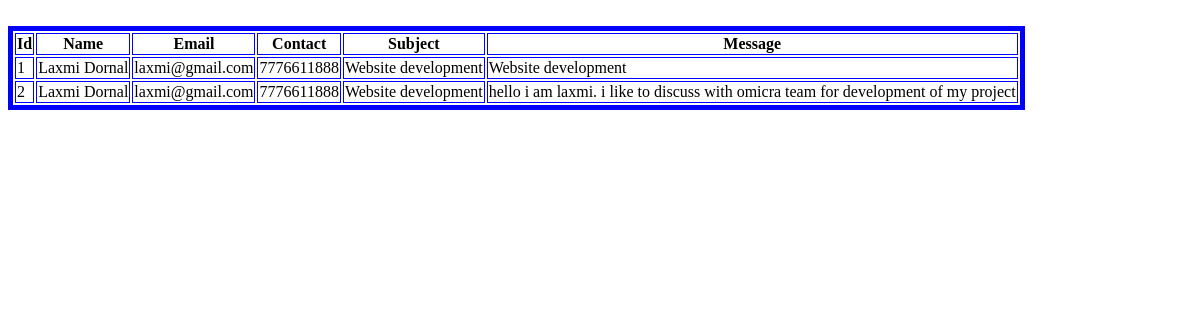
Page /Admin/contact.php on the committed database.
### tables this page shows
CREATE TABLE `contact_forms` (
  `c_id` int(9) NOT NULL,
  `c_name` varchar(255) NOT NULL,
  `c_email` varchar(255) NOT NULL,
  `c_contact` bigint(15) NOT NULL,
  `c_subject` varchar(255) NOT NULL,
  `c_message` varchar(255) NOT NULL
);

### Admin/contact.php (the view, shortened to what this page needs)
<?php
 $con=mysqli_connect("localhost","root","","startup");
 $sql = "SELECT * FROM contact_forms";
 $result = mysqli_query($con, $sql);
 ?>
 <!DOCTYPE html>
 <html>
      <head>
      </head>
      <body id="banner">
           <br />
           <table class="table">
              <tr>
                <th>Id</th>
                <th>Name</th>
                <th>Email</th>
                <th>Contact</th>
				<th>Subject</th>
                <th>Message</th>
             </tr>
                          <?php
                          if(mysqli_num_rows($result) > 0)
                          {
                               while($row = mysqli_fetch_array($result))
                               {
                          ?>
                          <tr>
                               <td><?php echo $row["c_id"];?></td>
                               <td><?php echo $row["c_name"]; ?></td>
							   <td><?php echo $row["c_email"];?></td>
                               <td><?php echo $row["c_contact"]; ?></td>
                               <td><?php echo $row["c_subject"];?></td>
                               <td><?php echo $row["c_message"]; ?></td>
                          </tr>
                          <?php
                               }
                          }
                          ?>
                     </table>
      </body>
 </html>

### Admin/contact.php (style rules this page uses)
#banner { background-image: url('select.jfif'); background-size: cover; background-position: center; background-size: 100% 100%; height: 100vh; }
table { border-style:solid; border-width:5px; border-color:blue; }
th { border-style:solid; border-width:1px; border-color:blue; background-color: white; }
td { border-style:solid; border-width:1px; border-color:blue; background-color: white; }

### rows in the picture
contact_forms: c_id "1", c_name "Laxmi Dornal", c_email "laxmi@gmail.com", c_contact "7776611888", c_subject "Website development", c_message "Website development"
contact_forms: c_id "2", c_name "Laxmi Dornal", c_email "laxmi@gmail.com", c_contact "7776611888", c_subject "Website development", c_message "hello i am laxmi. i like to discuss with omicra team for development of my project"
